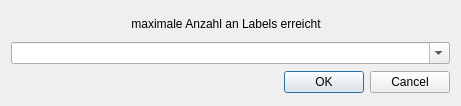
<?xml version="1.0" encoding="UTF-8"?>
<ui version="4.0">
 <class>Dialog</class>
 <widget class="QDialog" name="Dialog">
  <property name="geometry">
   <rect>
    <x>0</x>
    <y>0</y>
    <width>451</width>
    <height>104</height>
   </rect>
  </property>
  <property name="windowTitle">
   <string>Dialog</string>
  </property>
  <property name="modal">
   <bool>true</bool>
  </property>
  <layout class="QGridLayout" name="gridLayout">
   <item row="0" column="0">
    <layout class="QVBoxLayout" name="verticalLayout">
     <item>
      <widget class="QLabel" name="lbl_maxlabels">
       <property name="minimumSize">
        <size>
         <width>430</width>
         <height>25</height>
        </size>
       </property>
       <property name="maximumSize">
        <size>
         <width>100</width>
         <height>25</height>
        </size>
       </property>
       <property name="text">
        <string>maximale Anzahl an Labels erreicht</string>
       </property>
       <property name="alignment">
        <set>Qt::AlignCenter</set>
       </property>
      </widget>
     </item>
     <item>
      <widget class="CustomComboBoxCheck" name="cBox_nations">
       <property name="minimumSize">
        <size>
         <width>430</width>
         <height>0</height>
        </size>
       </property>
       <property name="editable">
        <bool>true</bool>
       </property>
      </widget>
     </item>
     <item>
      <layout class="QHBoxLayout" name="horizontalLayout">
       <item>
        <widget class="QLabel" name="lbl_nation_0">
         <property name="minimumSize">
          <size>
           <width>33</width>
           <height>25</height>
          </size>
         </property>
         <property name="maximumSize">
          <size>
           <width>33</width>
           <height>25</height>
          </size>
         </property>
         <property name="text">
          <string/>
         </property>
        </widget>
       </item>
       <item>
        <widget class="QLabel" name="lbl_nation_1">
         <property name="minimumSize">
          <size>
           <width>33</width>
           <height>25</height>
          </size>
         </property>
         <property name="maximumSize">
          <size>
           <width>33</width>
           <height>25</height>
          </size>
         </property>
         <property name="text">
          <string/>
         </property>
        </widget>
       </item>
       <item>
        <widget class="QLabel" name="lbl_nation_2">
         <property name="minimumSize">
          <size>
           <width>33</width>
           <height>25</height>
          </size>
         </property>
         <property name="maximumSize">
          <size>
           <width>33</width>
           <height>25</height>
          </size>
         </property>
         <property name="text">
          <string/>
         </property>
        </widget>
       </item>
       <item>
        <widget class="QLabel" name="lbl_nation_3">
         <property name="minimumSize">
          <size>
           <width>33</width>
           <height>25</height>
          </size>
         </property>
         <property name="maximumSize">
          <size>
           <width>33</width>
           <height>25</height>
          </size>
         </property>
         <property name="styleSheet">
          <string notr="true"/>
         </property>
         <property name="text">
          <string/>
         </property>
        </widget>
       </item>
       <item>
        <widget class="QLabel" name="lbl_nation_4">
         <property name="minimumSize">
          <size>
           <width>33</width>
           <height>25</height>
          </size>
         </property>
         <property name="maximumSize">
          <size>
           <width>33</width>
           <height>25</height>
          </size>
         </property>
         <property name="text">
          <string/>
         </property>
        </widget>
       </item>
       <item>
        <widget class="QLabel" name="lbl_nation_5">
         <property name="minimumSize">
          <size>
           <width>33</width>
           <height>25</height>
          </size>
         </property>
         <property name="maximumSize">
          <size>
           <width>33</width>
           <height>25</height>
          </size>
         </property>
         <property name="text">
          <string/>
         </property>
        </widget>
       </item>
       <item>
        <widget class="QLabel" name="lbl_nation_6">
         <property name="minimumSize">
          <size>
           <width>33</width>
           <height>25</height>
          </size>
         </property>
         <property name="maximumSize">
          <size>
           <width>33</width>
           <height>25</height>
          </size>
         </property>
         <property name="text">
          <string/>
         </property>
        </widget>
       </item>
       <item>
        <widget class="QDialogButtonBox" name="buttonBox">
         <property name="minimumSize">
          <size>
           <width>0</width>
           <height>25</height>
          </size>
         </property>
         <property name="orientation">
          <enum>Qt::Horizontal</enum>
         </property>
         <property name="standardButtons">
          <set>QDialogButtonBox::Cancel|QDialogButtonBox::Ok</set>
         </property>
        </widget>
       </item>
      </layout>
     </item>
    </layout>
   </item>
  </layout>
 </widget>
 <customwidgets>
  <customwidget>
   <class>CustomComboBoxCheck</class>
   <extends>QComboBox</extends>
   <header location="global">gui.custom_widgets.custom_cBox_check</header>
  </customwidget>
 </customwidgets>
 <resources>
  <include location="../resource_collection_files/labels.qrc"/>
 </resources>
 <connections>
  <connection>
   <sender>buttonBox</sender>
   <signal>accepted()</signal>
   <receiver>Dialog</receiver>
   <slot>accept()</slot>
   <hints>
    <hint type="sourcelabel">
     <x>248</x>
     <y>254</y>
    </hint>
    <hint type="destinationlabel">
     <x>157</x>
     <y>274</y>
    </hint>
   </hints>
  </connection>
  <connection>
   <sender>buttonBox</sender>
   <signal>rejected()</signal>
   <receiver>Dialog</receiver>
   <slot>reject()</slot>
   <hints>
    <hint type="sourcelabel">
     <x>316</x>
     <y>260</y>
    </hint>
    <hint type="destinationlabel">
     <x>286</x>
     <y>274</y>
    </hint>
   </hints>
  </connection>
 </connections>
</ui>
